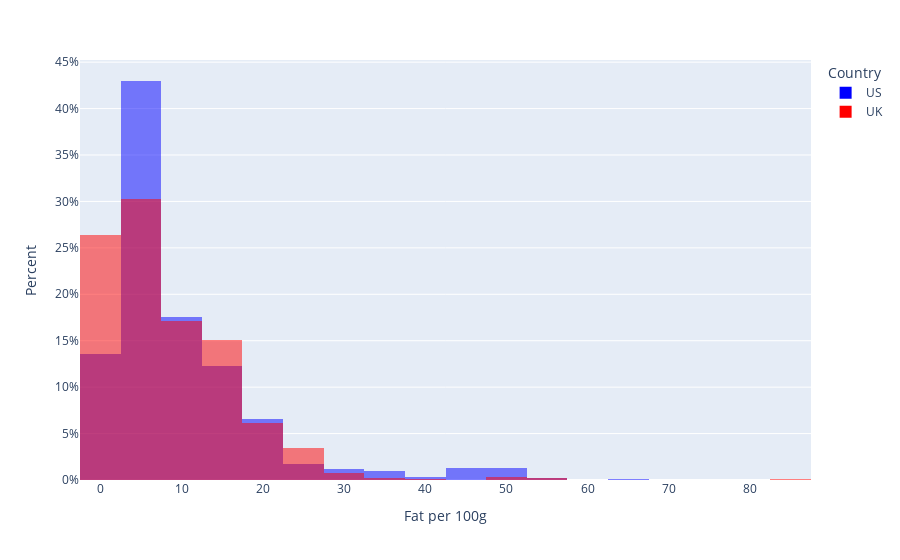

The code cell stored with this chart in its notebook:
### Markdown cell above
Plot 1 - Line Graph: Shows the sugars per 100g of all cereal from both the UK and US. X-axis is the date of when they were created.

### Code cell
df = food_df[food_df['country'].isin(['united-states','united-kingdom'])].copy()
df = df[df['fat_100g'].between(0, 100, inclusive='both')]
df['country_label'] = df['country'].map({'united-states':'US', 'united-kingdom':'UK'})

fig = px.histogram(
    df, x='fat_100g', color='country_label',
    nbins=30, opacity=0.5, histnorm='percent'
)
fig.update_layout(barmode='overlay', xaxis_title='Fat per 100g', yaxis_title='Percent', legend_title='Country')
fig.update_yaxes(ticksuffix='%')
fig.for_each_trace(lambda t: t.update(marker_color={'US':'blue','UK':'red'}[t.name]))
fig.show()

### Figure 1 — Plotly figure (JSON) as saved in the notebook; plotly's stock layout.template omitted (floating-point values rounded to 4 significant figures; data arrays with more than 128 entries replaced by an {"elided": "..."} marker saying what was removed)
{"data": [{"bingroup": "x", "histnorm": "percent", "hovertemplate": "country_label=US<br>fat_100g=%{x}<br>percent=%{y}<extra></extra>", "legendgroup": "US", "marker": {"color": "blue", "opacity": 0.5, "pattern": {"shape": ""}}, "name": "US", "nbinsx": 30, "orientation": "v", "showlegend": true, "type": "histogram", "x": {"elided": "882 float values"}, "xaxis": "x", "yaxis": "y"}, {"bingroup": "x", "histnorm": "percent", "hovertemplate": "country_label=UK<br>fat_100g=%{x}<br>percent=%{y}<extra></extra>", "legendgroup": "UK", "marker": {"color": "red", "opacity": 0.5, "pattern": {"shape": ""}}, "name": "UK", "nbinsx": 30, "orientation": "v", "showlegend": true, "type": "histogram", "x": {"elided": "930 float values"}, "xaxis": "x", "yaxis": "y"}], "layout": {"barmode": "overlay", "legend": {"title": {"text": "Country"}, "tracegroupgap": 0}, "margin": {"t": 60}, "xaxis": {"anchor": "y", "domain": [0, 1], "title": {"text": "Fat per 100g"}}, "yaxis": {"anchor": "x", "domain": [0, 1], "ticksuffix": "%", "title": {"text": "Percent"}}}}
